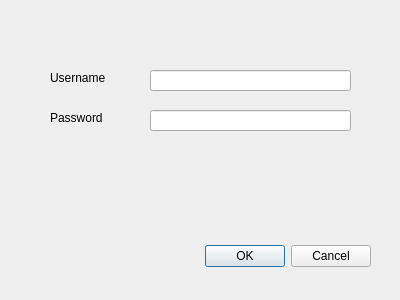
<?xml version="1.0" encoding="UTF-8"?>
<ui version="4.0">
 <class>cartoWorksDialogBase</class>
 <widget class="QDialog" name="cartoWorksDialogBase">
  <property name="geometry">
   <rect>
    <x>0</x>
    <y>0</y>
    <width>400</width>
    <height>300</height>
   </rect>
  </property>
  <property name="windowTitle">
   <string>Cartoworks</string>
  </property>
  <widget class="QDialogButtonBox" name="button_box">
   <property name="geometry">
    <rect>
     <x>30</x>
     <y>240</y>
     <width>341</width>
     <height>32</height>
    </rect>
   </property>
   <property name="orientation">
    <enum>Qt::Horizontal</enum>
   </property>
   <property name="standardButtons">
    <set>QDialogButtonBox::Cancel|QDialogButtonBox::Ok</set>
   </property>
  </widget>
  <widget class="QLabel" name="label">
   <property name="geometry">
    <rect>
     <x>50</x>
     <y>70</y>
     <width>71</width>
     <height>16</height>
    </rect>
   </property>
   <property name="text">
    <string>Username</string>
   </property>
  </widget>
  <widget class="QLabel" name="label_2">
   <property name="geometry">
    <rect>
     <x>50</x>
     <y>110</y>
     <width>71</width>
     <height>16</height>
    </rect>
   </property>
   <property name="text">
    <string>Password</string>
   </property>
  </widget>
  <widget class="QLineEdit" name="username_field">
   <property name="geometry">
    <rect>
     <x>150</x>
     <y>70</y>
     <width>201</width>
     <height>21</height>
    </rect>
   </property>
  </widget>
  <widget class="QLineEdit" name="password_field">
   <property name="geometry">
    <rect>
     <x>150</x>
     <y>110</y>
     <width>201</width>
     <height>21</height>
    </rect>
   </property>
   <property name="echoMode">
    <enum>QLineEdit::Password</enum>
   </property>
  </widget>
 </widget>
 <resources/>
 <connections>
  <connection>
   <sender>button_box</sender>
   <signal>accepted()</signal>
   <receiver>cartoWorksDialogBase</receiver>
   <slot>accept()</slot>
   <hints>
    <hint type="sourcelabel">
     <x>20</x>
     <y>20</y>
    </hint>
    <hint type="destinationlabel">
     <x>20</x>
     <y>20</y>
    </hint>
   </hints>
  </connection>
  <connection>
   <sender>button_box</sender>
   <signal>rejected()</signal>
   <receiver>cartoWorksDialogBase</receiver>
   <slot>reject()</slot>
   <hints>
    <hint type="sourcelabel">
     <x>20</x>
     <y>20</y>
    </hint>
    <hint type="destinationlabel">
     <x>20</x>
     <y>20</y>
    </hint>
   </hints>
  </connection>
 </connections>
</ui>
